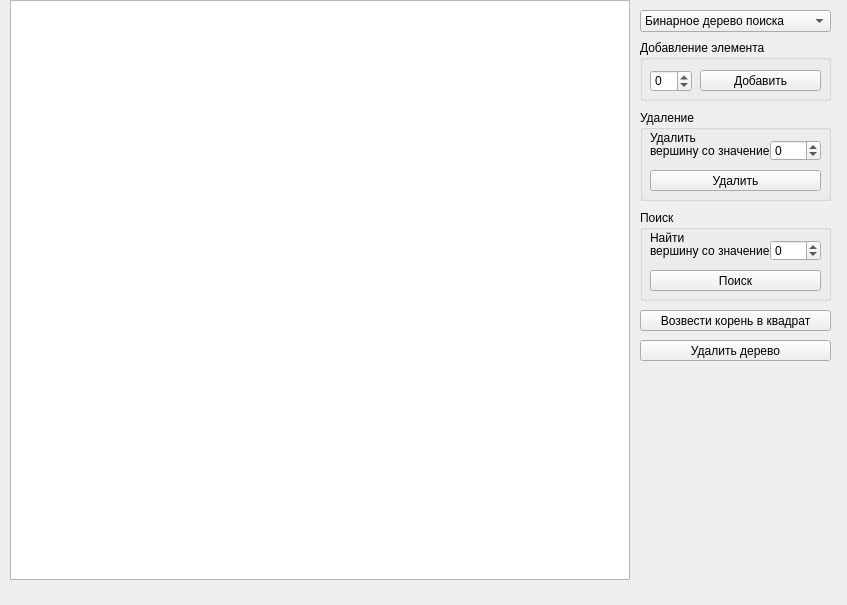
<?xml version="1.0" encoding="UTF-8"?>
<ui version="4.0">
 <class>MainWindow</class>
 <widget class="QMainWindow" name="MainWindow">
  <property name="geometry">
   <rect>
    <x>0</x>
    <y>0</y>
    <width>847</width>
    <height>605</height>
   </rect>
  </property>
  <property name="windowTitle">
   <string>MainWindow</string>
  </property>
  <widget class="QWidget" name="centralwidget">
   <widget class="QPushButton" name="delTreeButton">
    <property name="geometry">
     <rect>
      <x>640</x>
      <y>340</y>
      <width>191</width>
      <height>21</height>
     </rect>
    </property>
    <property name="text">
     <string>Удалить дерево</string>
    </property>
   </widget>
   <widget class="QGroupBox" name="groupBox">
    <property name="geometry">
     <rect>
      <x>640</x>
      <y>40</y>
      <width>191</width>
      <height>61</height>
     </rect>
    </property>
    <property name="title">
     <string>Добавление элемента</string>
    </property>
    <widget class="QPushButton" name="createTreeButton">
     <property name="geometry">
      <rect>
       <x>60</x>
       <y>30</y>
       <width>121</width>
       <height>21</height>
      </rect>
     </property>
     <property name="text">
      <string>Добавить</string>
     </property>
    </widget>
    <widget class="QSpinBox" name="spinBox">
     <property name="geometry">
      <rect>
       <x>10</x>
       <y>30</y>
       <width>42</width>
       <height>22</height>
      </rect>
     </property>
     <property name="minimum">
      <number>-1000</number>
     </property>
     <property name="maximum">
      <number>1000</number>
     </property>
    </widget>
   </widget>
   <widget class="QGraphicsView" name="graphicsView">
    <property name="geometry">
     <rect>
      <x>10</x>
      <y>0</y>
      <width>620</width>
      <height>580</height>
     </rect>
    </property>
   </widget>
   <widget class="QGroupBox" name="groupBox_3">
    <property name="geometry">
     <rect>
      <x>640</x>
      <y>110</y>
      <width>191</width>
      <height>91</height>
     </rect>
    </property>
    <property name="title">
     <string>Удаление</string>
    </property>
    <widget class="QLabel" name="label_4">
     <property name="geometry">
      <rect>
       <x>10</x>
       <y>20</y>
       <width>91</width>
       <height>16</height>
      </rect>
     </property>
     <property name="text">
      <string>Удалить</string>
     </property>
    </widget>
    <widget class="QLabel" name="label_5">
     <property name="geometry">
      <rect>
       <x>10</x>
       <y>30</y>
       <width>121</width>
       <height>21</height>
      </rect>
     </property>
     <property name="text">
      <string>вершину со значением</string>
     </property>
    </widget>
    <widget class="QSpinBox" name="spinIndexBox_2">
     <property name="geometry">
      <rect>
       <x>130</x>
       <y>30</y>
       <width>51</width>
       <height>21</height>
      </rect>
     </property>
     <property name="minimum">
      <number>-1000</number>
     </property>
     <property name="maximum">
      <number>1000</number>
     </property>
    </widget>
    <widget class="QPushButton" name="delItemButton">
     <property name="geometry">
      <rect>
       <x>10</x>
       <y>60</y>
       <width>171</width>
       <height>21</height>
      </rect>
     </property>
     <property name="text">
      <string>Удалить</string>
     </property>
    </widget>
   </widget>
   <widget class="QComboBox" name="comboBox">
    <property name="geometry">
     <rect>
      <x>640</x>
      <y>10</y>
      <width>191</width>
      <height>22</height>
     </rect>
    </property>
    <item>
     <property name="text">
      <string>Бинарное дерево поиска</string>
     </property>
    </item>
    <item>
     <property name="text">
      <string>АВЛ дерево</string>
     </property>
    </item>
   </widget>
   <widget class="QPushButton" name="squereButton">
    <property name="geometry">
     <rect>
      <x>640</x>
      <y>310</y>
      <width>191</width>
      <height>21</height>
     </rect>
    </property>
    <property name="text">
     <string>Возвести корень в квадрат</string>
    </property>
   </widget>
   <widget class="QGroupBox" name="groupBox_2">
    <property name="geometry">
     <rect>
      <x>640</x>
      <y>210</y>
      <width>191</width>
      <height>91</height>
     </rect>
    </property>
    <property name="title">
     <string>Поиск</string>
    </property>
    <widget class="QLabel" name="label_7">
     <property name="geometry">
      <rect>
       <x>10</x>
       <y>30</y>
       <width>121</width>
       <height>21</height>
      </rect>
     </property>
     <property name="text">
      <string>вершину со значением</string>
     </property>
    </widget>
    <widget class="QLabel" name="label_6">
     <property name="geometry">
      <rect>
       <x>10</x>
       <y>20</y>
       <width>91</width>
       <height>16</height>
      </rect>
     </property>
     <property name="text">
      <string>Найти</string>
     </property>
    </widget>
    <widget class="QSpinBox" name="spinIndexBox">
     <property name="geometry">
      <rect>
       <x>130</x>
       <y>30</y>
       <width>51</width>
       <height>21</height>
      </rect>
     </property>
     <property name="minimum">
      <number>-1000</number>
     </property>
     <property name="maximum">
      <number>1000</number>
     </property>
    </widget>
    <widget class="QPushButton" name="searchButton">
     <property name="geometry">
      <rect>
       <x>10</x>
       <y>60</y>
       <width>171</width>
       <height>21</height>
      </rect>
     </property>
     <property name="text">
      <string>Поиск</string>
     </property>
    </widget>
   </widget>
  </widget>
 </widget>
 <resources/>
 <connections/>
</ui>
